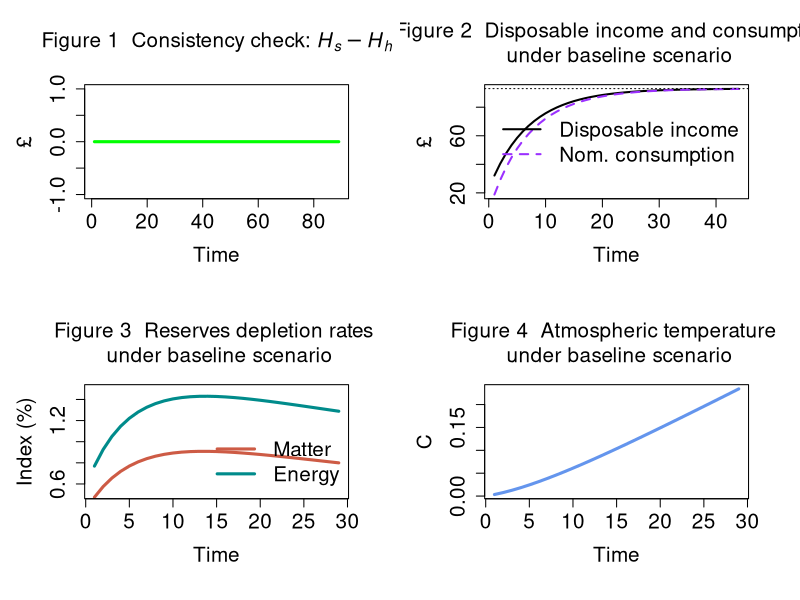

Source code (R):
# IO-SFC MODEL (BASED ON MODEL PC) + ECOSYSTEM

# Created by Marco Veronese Passarella

# Version: 7 June 2024; revised: 7 August 2025

### PREPARE THE ENVIRONMENT ################################################################################

#Clear Environment
rm(list=ls(all=TRUE))

#Clear Plots
if(!is.null(dev.list())) dev.off()

#Clear Console
cat("\014")

#Set directory/folder
#setwd("C:/Users/...")

#set number of periods
nPeriods = 90

#Set number of scenarios
nScenarios = 1 

#Set number of industries ***
nIndustries = 2

### SET THE COEFFICIENTS (EXOGENOUS VARIABLES AND PARAMETERS) ################################################################################

alpha10 = 0.8 #Autonomous component of propensity to consume out of income
alpha11 = 8 #Interest rate elasticity of propensity to consume out of income (minus sign)
alpha2=0.4 #Propensity to consume out of wealth
w = 0.4 #Uniform wage rate
mu = 0.875 #Uniform mark-up
pr1 = 1 #Labour productivity in industry 1
pr2 = 1 #Labour productivity in industry 2
lambda0 = 0.635 #Autonomous share of bills
lambda1 = 5 #Elasticity of bills demand to interest rate
lambda2 = 0.01 #Elasticity of bills demand to yd/v
theta=0.2 #Tax rate on income
r_bar=matrix(data=0.025,nrow=nScenarios,ncol=nPeriods) #Interest rate as policy instrument
beta1_c_bar=0.50 #Household consumption share of product 1
beta2_c_bar=0.50 #Household consumption share of product 2
beta1_g_bar=0.48 #Government consumption share of product 1
beta2_g_bar=0.52 #Government consumption share of product 2
a11 = 0.11 #Quantity of product 1 necessary to produce one unit of product 1
a12 = 0.12 #Quantity of product 1 necessary to produce one unit of product 2
a21 = 0.21 #Quantity of product 2 necessary to produce one unit of product 1
a22 = 0.22 #Quantity of product 2 necessary to produce one unit of product 2

#Tip: try 0.12, 0.12, 0.20, 0.20 for unit prices

### CREATE VARIABLES AND ATTRIBUTE INITIAL VALUES ################################################################################

#Use 'array' function to create 3-dimension variables
x=array(data=0,dim=c(nScenarios,nPeriods,nIndustries)) #Gross output by industry (real)
d=array(data=0,dim=c(nScenarios,nPeriods,nIndustries)) #Demand by industry (real)
beta_c=array(data=0,dim=c(nScenarios,nPeriods,nIndustries)) #Real consumption composition
beta_g=array(data=0,dim=c(nScenarios,nPeriods,nIndustries)) #Real government expenditure composition
p=array(data=1,dim=c(nScenarios,nPeriods,nIndustries)) #Unit prices

#Create matrix of coefficients
A=matrix(data=0,nrow=nIndustries,ncol=nIndustries) #2D matrix of technical coefficients
I = diag(x=1, nrow=nIndustries, ncol=nIndustries) #2D diagonal matrix
A4=array(data=0,dim=c(nScenarios,nPeriods,nIndustries,nIndustries)) #4D matrix of technical coefficients

#Other 2-dimension variables
alpha1=matrix(data=alpha10-alpha11*r_bar,nrow=nScenarios,ncol=nPeriods) #Propensity to consume out of income
b_cb=matrix(data=0,nrow=nScenarios,ncol=nPeriods) #Government bills held by Central Bank
b_h=matrix(data=0,nrow=nScenarios,ncol=nPeriods) #Government bills held by households
b_s=matrix(data=0,nrow=nScenarios,ncol=nPeriods) #Government bills supplied by government
h_h=matrix(data=0,nrow=nScenarios,ncol=nPeriods) #Cash money held by households
h_s=matrix(data=0,nrow=nScenarios,ncol=nPeriods) #Cash money supplied by central bank
r=matrix(data=r_bar,nrow=nScenarios,ncol=nPeriods) #Interest rate on government bills
t=matrix(data=0,nrow=nScenarios,ncol=nPeriods) #Taxes
v=matrix(data=0,nrow=nScenarios,ncol=nPeriods) #Households wealth
yd=matrix(data=0,nrow=nScenarios,ncol=nPeriods) #Disposable income of households
cons=matrix(data=0,nrow=nScenarios,ncol=nPeriods) #Consumption (real)
g=matrix(data=20,nrow=nScenarios,ncol=nPeriods) #Government expenditure (real)
y=matrix(data=0,nrow=nScenarios,ncol=nPeriods) #Value of net output (GDP)
p_c=matrix(data=1,nrow=nScenarios,ncol=nPeriods) #Average price for the consumers
p_g=matrix(data=1,nrow=nScenarios,ncol=nPeriods) #Average price for the government
infl=matrix(data=1,nrow=nScenarios,ncol=nPeriods) #Inflation tax (see Godley and Lavoie, 9.2.4 and 9.3.1)

### Ecosystem variables and coefficients ################################################################################

#Variables
x_mat = matrix(data=0,nrow=nScenarios,ncol=nPeriods) #Production of material goods 
mat = matrix(data=0,nrow=nScenarios,ncol=nPeriods) #Extracted matter  
rec = matrix(data=0,nrow=nScenarios,ncol=nPeriods) #Recycled socio-economic stock  
dis = matrix(data=0,nrow=nScenarios,ncol=nPeriods) #Discarded socioeconomic stock            
kh = matrix(data=0,nrow=nScenarios,ncol=nPeriods) #Socio-economic stock       
en = matrix(data=0,nrow=nScenarios,ncol=nPeriods) #Total energy required for production
ren = matrix(data=0,nrow=nScenarios,ncol=nPeriods) #Renewable energy
nen = matrix(data=0,nrow=nScenarios,ncol=nPeriods) #Non-renewable energy                         
co2_cum = matrix(data=0,nrow=nScenarios,ncol=nPeriods) #Cumulative emissions
wa = matrix(data=0,nrow=nScenarios,ncol=nPeriods) #Waste by industry
temp = matrix(data=0,nrow=nScenarios,ncol=nPeriods) #Atmospheric temperature 
k_m=matrix(data=6000,nrow=nScenarios,ncol=nPeriods) #Matter reserves
conv_m=matrix(data=0,nrow=nScenarios,ncol=nPeriods) #Conversion of matter resources into reserves
res_m=matrix(data=388889,nrow=nScenarios,ncol=nPeriods) #Matter resources
k_e=matrix(data=37000,nrow=nScenarios,ncol=nPeriods) #Energy reserves
conv_e=matrix(data=0,nrow=nScenarios,ncol=nPeriods) #Conversion of energy resources into reserves
res_e=matrix(data=542000,nrow=nScenarios,ncol=nPeriods) #Energy resources
dc = array(data=0,dim=c(nScenarios,nPeriods,nIndustries)) #Stock of durable goods by industry/product
emis = matrix(data=0,nrow=nScenarios,ncol=nPeriods) #Annual emissions by industry
cen=matrix(data=0,nrow=nScenarios,ncol=nPeriods) #Carbon mass of energy
o2= matrix(data=emis-cen,nrow=nScenarios,ncol=nPeriods) #Mass of oxygen 

#Coefficients
rho_dis = 0.2 #Recycling rate
beta_e = 0.07 #C=2 intensity of non-renewable energy sources
tcre=0.0001 #Transient climate response to cumulative carbon emissions
fnc=0.5 #Non-CO2 fraction of total anthropocentric forcing
sigma_m=0.0005 #Conversion rate of matter resources into reserves
car=3.67 #Coefficient converting Gt of carbon into Gt of CO2
sigma_e=0.003 #Conversion rate of energy resources into reserves
mu_mat = matrix(data=c(0.4,0.6),nrow=nIndustries,ncol=1) #Material intensity coefficients by industry
zeta_dc = matrix(data=c(0.015,0.025),nrow=nIndustries,ncol=1) #Percentages of discarded socio-economic stock by industry
eps_en = matrix(data=c(4,6),nrow=nIndustries,ncol=1) #Energy intensity coefficients by industry                                          
eta_en = matrix(data=c(0.13,0.15),nrow=nIndustries,ncol=1) #Shares of renewable energy in total energy by industry       
alpha12=matrix(data=4,nrow=nScenarios,ncol=nPeriods) #Temperature elasticity of propensity to consume out of income

### RUN THE MODEL ################################################################################

#DEFINE THE LOOPS

#Choose scenario
for (j in 1:nScenarios){
  
  #Define time loop
  for (i in 2:nPeriods){
    
    #Define iterations
    for (iterations in 1:100){
      
      
      #DEFINE THE SYSTEM OF EQUATIONS        

      
      ## A) Define the matrix of technical coefficients ####
      
      #4D matrix of technical coefficients
      A4[j,i,,]=c(a11,a12,a21,a22)                   
      
      #2D matrix of technical coefficients
      A = A4[j,i,,]          
      
      
      ## B) Define consumption shares ####
      
      #Household real consumption share of product 1 - eq. 12.1
      beta_c[j,i,1]=beta1_c_bar
      
      #Household real consumption share of product 2 - eq. 12.2
      beta_c[j,i,2]=beta2_c_bar
      
      #Government real consumption share of product 1 - eq. 13.1
      beta_g[j,i,1]=beta1_g_bar
      
      #Government real consumption share of product 2 - eq. 13.2
      beta_g[j,i,2]=beta2_g_bar
      
      
      ## C) Define input-output structure ####
      
      #Real final demand vector by industry - eq. 14
      d[j,i,] = beta_c[j,i,]*cons[j,i] + beta_g[j,i,]*g[j,i]
      
      #Real gross output by industry  - eq. 15
      x[j,i,] = solve(I-A) %*% d[j,i,]
      
      #Value of net output (GDP)  - eq. 1.A
      y[j,i] = t(p[j,i,]) %*% d[j,i,]

      
      ## D) Set prices ####
      
      #Set unit price of output of industry 1 - eq. 16.1
      p[j,i,1] = (w/pr1) + (p[j,i,1]*A[1] + p[j,i,2]*A[2])*(1 + mu) 
      
      #Set unit price of output of industry 2 - eq. 16.2  
      p[j,i,2] = (w/pr2) + (p[j,i,1]*A[3] + p[j,i,2]*A[4])*(1 + mu) 
      
      #Average price for the consumers - eq. 17
      p_c[j,i] = t(p[j,i,]) %*% beta_c[j,i,]
      
      #Average price for the government - eq. 18
      p_g[j,i] = t(p[j,i,]) %*% beta_g[j,i,]
      
      
      ## E) Households' behaviour ####
      
      #Disposable income - eq. 2
      yd[j,i] = y[j,i] - t[j,i] + r[j,i-1]*b_h[j,i-1]
      
      #Wealth accumulation - eq. 4 
      v[j,i] = v[j,i-1] + (yd[j,i] - p_c[j,i]*cons[j,i])
      
      #Real consumption function with no monetary illusion - eq. 5.A.1 
      cons[j,i] = alpha1[j,i]*((yd[j,i]/p_c[j,i])-infl[j,i]) + alpha2*v[j,i-1]/p_c[j,i]
      
      #Inflation tax for households - eq. 5.A.1
      infl[j,i] = ((p_c[j,i]-p_c[j,i-1])/p_c[j,i-1])*(v[j,i-1]/p_c[j,i])
      
      #Endogenous propensity to consume out of income  - eq. 19
      #alpha1[j,i] = alpha10 - alpha11*r[j,i]
      
      
      ## F) Portfolio equations ####
      
      #Demand for cash money - eq. 6
      h_h[j,i] = v[j,i] - b_h[j,i]
      
      #Demand for government bills - eq. 7
      b_h[j,i] = v[j,i]*(lambda0 + lambda1*r[j,i] - lambda2*(yd[j,i]/v[j,i]))
      
      
      ## G) Government ####
      
      #Tax payments - eq. 3 
      t[j,i] = theta*(y[j,i] + r[j,i-1]*b_h[j,i-1])
      
      #Supply of government bills - eq. 8
      b_s[j,i] = b_s[j,i-1] + ( p_g[j,i]*g[j,i] + r[j,i-1]*b_s[j,i-1]) - (t[j,i] + r[j,i-1]*b_cb[j,i-1])
      
      
      ## H) Central bank ####
      
      #Supply of cash - eq. 9
      h_s[j,i] = h_s[j,i-1] + b_cb[j,i] - b_cb[j,i-1]
      
      #Government bills held by the central bank - eq. 10
      b_cb[j,i] = b_s[j,i] - b_h[j,i]
      
      #Interest rate as policy instrument - eq. 11
      r[j,i] = r_bar[j,i]
      
      
      ## I) Ecosystem ####
      
      #Extraction of matter and waste
      
      #Production of material goods 
      x_mat[j,i] = t(mu_mat[,]) %*% x[j,i,]
      
      #Extraction of matter                                       
      mat[j,i] = x_mat[j,i] - rec[j,i]                                             
      
      #Recycled matter (of socioeconomic stock + industrial waste)
      rec[j,i] = rho_dis*dis[j,i]         
      
      #Discarded socioeconomic stock            
      dis[j,i] = t(mu_mat[,]) %*% (zeta_dc[,] * dc[j,i-1,])
      
      #Stock of durable consumption goods                 
      dc[j,i,] = dc[j,i-1,] + beta_c[j,i,]*cons[j,i] - zeta_dc[,] * dc[j,i-1,]    
      
      #Socioeconomic stock
      kh[j,i] = kh[j,i-1] + x_mat[j,i] - dis[j,i]       
      
      #Wasted socio-economic stock
      wa[j,i] = mat[j,i] - (kh[j,i]-kh[j,i-1])                                                                     
      
      
      #Use of energy, emissions and temperature
      
      #Energy required for production
      en[j,i] = t(eps_en[,]) %*% x[j,i,]                                          
      
      #Renewable energy at the end of the period
      ren[j,i] = t(eps_en[,]) %*% (eta_en[,]*x[j,i,])                         
      
      #Non-renewable energy
      nen[j,i] = en[j,i] - ren[j,i]                                                
      
      #C02 emissions
      emis[j,i] = beta_e*nen[j,i]   
      
      #Cumulative emissions
      co2_cum[j,i] = co2_cum[j,i-1] + emis[j,i]
      
      #Atmospheric temperature 
      temp[j,i] = (1/(1-fnc))*tcre*(co2_cum[j,i])
      
      
      #Resources and reserves  
      
      #Stock of material reserves
      k_m[j,i] = k_m[j,i-1] + conv_m[j,i] - mat[j,i]                      
      
      #Material resources converted to reserves 
      conv_m[j,i] = sigma_m*res_m[j,i]                                    
      
      #Stock of material resources
      res_m[j,i] = res_m[j,i-1] - conv_m[j,i]                            
      
      #Carbon mass of non-renewable energy 
      cen[j,i] = emis[j,i]/car                                            
      
      #Mass of oxygen 
      o2[j,i] = emis[j,i] - cen[j,i]                                      
      
      #Stock of energy reserves
      k_e[j,i] = k_e[j,i-1] + conv_e[j,i] - en[j,i]                       
      
      #Energy resources converted to reserves 
      conv_e[j,i] = sigma_e*res_e[j,i]                                    
      
      #Stock of energy resources
      res_e[j,i] = res_e[j,i-1] - conv_e[j,i]                             
      
      
      #Climate related damages / changes
      
      #Endogenous propensity to consume out of income
      alpha1[j,i] = alpha10 - alpha11*r[j,i] - alpha12[j,i] * (temp[j,i] - temp[j,i-1])   
      
      #Tip 1: try also beta_c[j,i,1] = beta0 + beta1 * temp[j,i-1]
      
      #Tip 2: we can connect waste accumulation with other variables...
      
    }
    
  }
}

### CONSISTENCY CHECK (REDUNDANT EQUATION) AND PLOTS ################################################################################

#Define layout
layout(matrix(c(1,2,3,4), 2, 2, byrow = TRUE))
par(mar = c(5.1+1, 4.1+1, 4.1+1, 2.1+1))

#Figure 1: redundant equation
plot(h_s[1,2:nPeriods]-h_h[1,2:nPeriods], type="l", col="green",lwd=3,lty=1,font.main=1,cex.main=1.5,
     main=expression("Figure 1  Consistency check: " * italic(H[phantom("")]["s"]) - italic(H[phantom("")]["h"])),
     cex.axis=1.5,cex.lab=1.5,ylab = '\u00A3',
     xlab = 'Time',ylim = range(-1,1))

#Figure 2: disposable income and consumption
plot(yd[1,2:45],type="l", col=1, lwd=2, lty=1, font.main=1,cex.main=1.5,
     main="Figure 2  Disposable income and consumption \n under baseline scenario",
     ylab = '\u00A3',xlab = 'Time',ylim = range(min(cons[1,2:45]*p_c[1,2:45]),max(yd[1,2:45])),
     cex.axis=1.5,cex.lab=1.5)
lines(cons[1,2:45]*p_c[1,2:45],type="l",lwd=2,lty=2,col="purple1")
legend("right",c("Disposable income","Nom. consumption"),  bty = "n",
       cex=1.5, lty=c(1,2), lwd=c(2,2), col = c(1,"purple1"), box.lty=0)
abline(h=yd[1,nPeriods],col=1,lty=3)

#Figure 3: reserves depletion rates 
plot(100*(mat[1,2:30]/k_m[1,1:29]),type="l",
     col="coral3", lwd=3, lty=1, font.main=1,cex.main=1.5,
     main="Figure 3  Reserves depletion rates \n under baseline scenario",
     ylab = 'Index (%)',xlab = 'Time',cex.axis=1.5,cex.lab=1.5,ylim=range(0.5,1.5))
lines(100*(en[1,2:30]/k_e[1,1:29]),col="cyan4", lwd=3, lty=1)
legend("bottomright",c("Matter","Energy"),  bty = "n",
       cex=1.5, lty=c(1,1), lwd=c(3,3), col = c("coral3","cyan4"), box.lty=0)

#Figure 4: atmospheric temperature
plot(temp[1,2:30],type="l",
     col="cornflowerblue", lwd=3, lty=1, font.main=1,cex.main=1.5,
     main="Figure 4  Atmospheric temperature \n under baseline scenario",
     ylab = 'C',xlab = 'Time',cex.axis=1.5,cex.lab=1.5)
